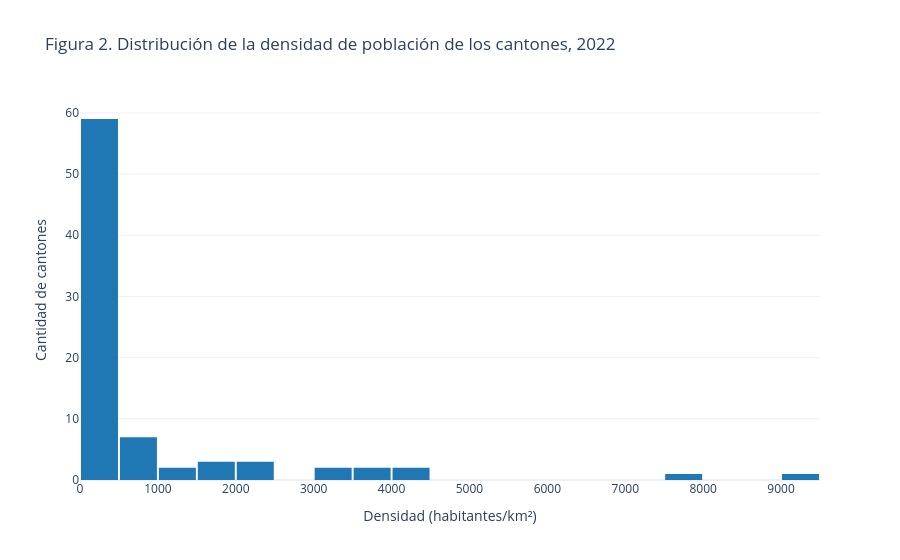

The notebook cell this image was saved under:
### Markdown cell above
San José y Alajuela, las cabeceras de las dos provincias más pobladas, encabezan la lista con más de 300 000 habitantes cada uno. Los diez cantones del gráfico, seis de ellos de la Gran Área Metropolitana, suman casi 2 millones de personas: cerca del 40 % de la población del país vive en apenas diez de los 82 cantones.

## Gráfico 2: distribución de la densidad de población

Para ver cómo se distribuye una variable numérica se usa un histograma. Cada barra cuenta cuántos cantones tienen una densidad dentro de un intervalo de 500 habitantes por km².

### Code cell
fig = px.histogram(
    cantones,
    x="densidad",
    nbins=20,
    title="Figura 2. Distribución de la densidad de población de los cantones, 2022",
    labels={"densidad": "Densidad (habitantes/km²)"},
)
fig.update_layout(yaxis_title="Cantidad de cantones", bargap=0.05)
fig.show()

### Figure 1 — Plotly figure (JSON) as saved in the notebook; plotly's stock layout.template omitted (floating-point values rounded to 4 significant figures)
{"data": [{"bingroup": "x", "hovertemplate": "Densidad (habitantes/km²)=%{x}<br>count=%{y}<extra></extra>", "legendgroup": "", "marker": {"color": "#1F77B4", "pattern": {"shape": ""}}, "name": "", "nbinsx": 20, "orientation": "v", "showlegend": false, "type": "histogram", "x": [7897.0, 2071.0, 1878.0, 69.4, 61.1, 354.1, 197.9, 4167.0, 944.6, 3773.0, 299.5, 65.8, 9020.0, 2066.0, 3413.0, 14.8, 23.2, 4422.0, 82.5, 111.2, 822.6, 91.3, 535.0, 55.6, 240.7, 367.2, 1005.0, 486.1, 166.9, 59.3, 96.3, 157.7, 36.0, 26.0, 24.3, 56.6, 593.6, 138.2, 2253.0, 74.8, 51.6, 216.4, 241.1, 275.4, 465.9, 851.5, 1808.0, 751.1, 1011.0, 855.1, 1919.0, 3263.0, 3580.0, 31.3, 55.6, 49.5, 54.8, 18.6, 80.5, 46.2, 34.4, 31.7, 20.9, 19.4, 31.3, 78.0, 160.2, 21.2, 66.2, 18.7, 58.1, 25.2, 49.1, 41.5, 81.8, 84.4, 65.8, 66.9, 74.6, 17.5, 58.8, 61.9], "xaxis": "x", "yaxis": "y"}], "layout": {"bargap": 0.05, "barmode": "relative", "legend": {"tracegroupgap": 0}, "title": {"text": "Figura 2. Distribución de la densidad de población de los cantones, 2022"}, "xaxis": {"anchor": "y", "domain": [0.0, 1.0], "title": {"text": "Densidad (habitantes/km²)"}}, "yaxis": {"anchor": "x", "domain": [0.0, 1.0], "title": {"text": "Cantidad de cantones"}}}}
